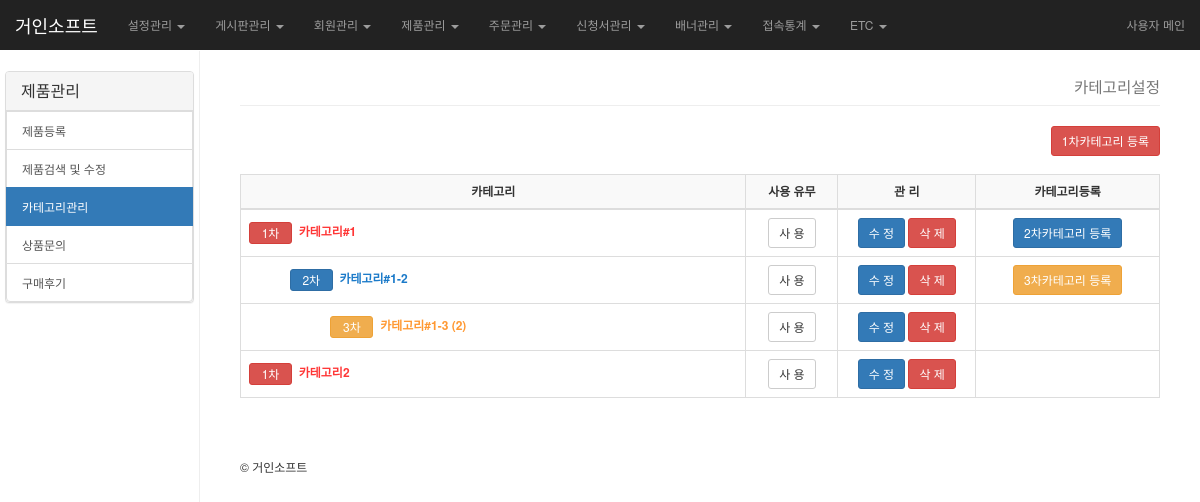
The page /gsadmin/category/category_list.php (signed in) on the database its author committed.
### tables this page shows
CREATE TABLE IF NOT EXISTS `cs_admin` (
  `idx` int(10) unsigned NOT NULL AUTO_INCREMENT,
  `admin_userid` varchar(30) NOT NULL DEFAULT '',
  `admin_passwd` varchar(30) NOT NULL DEFAULT '',
  `shop_email` varchar(200) NOT NULL DEFAULT '',
  `shop_name` varchar(100) NOT NULL DEFAULT '',
  `shop_domain` varchar(200) NOT NULL DEFAULT '',
  `shop_ceo` varchar(30) NOT NULL DEFAULT '',
  `shop_num` varchar(30) NOT NULL DEFAULT '',
  `shop_tel` varchar(30) NOT NULL,
  `shop_tel2` varchar(30) NOT NULL DEFAULT '',
  `shop_fax` varchar(30) NOT NULL DEFAULT '',
  `shop_phone` varchar(30) NOT NULL DEFAULT '',
  `shop_address` varchar(200) NOT NULL DEFAULT '',
  `shop_license` varchar(100) NOT NULL,
  `pg_company` varchar(30) NOT NULL DEFAULT '',
  `pg_id` varchar(30) NOT NULL DEFAULT '',
  `bank_0_1` varchar(20) NOT NULL DEFAULT '',
  `bank_0_2` varchar(20) NOT NULL DEFAULT '',
  `bank_0_3` varchar(20) NOT NULL DEFAULT '',
  `bank_1_1` varchar(20) NOT NULL DEFAULT '',
  `bank_1_2` varchar(20) NOT NULL DEFAULT '',
  `bank_1_3` varchar(20) NOT NULL DEFAULT '',
  `bank_2_1` varchar(20) NOT NULL DEFAULT '',
  `bank_2_2` varchar(20) NOT NULL DEFAULT '',
  `bank_2_3` varchar(20) NOT NULL DEFAULT '',
  `bank_3_1` varchar(20) NOT NULL DEFAULT '',
  `bank_3_2` varchar(20) NOT NULL DEFAULT '',
  `bank_3_3` varchar(20) NOT NULL DEFAULT '',
  `bank_4_1` varchar(20) NOT NULL DEFAULT '',
  `bank_4_2` varchar(20) NOT NULL DEFAULT '',
  `bank_4_3` varchar(20) NOT NULL DEFAULT '',
  `bank_5_1` varchar(20) NOT NULL DEFAULT '',
  `bank_5_2` varchar(20) NOT NULL DEFAULT '',
  `bank_5_3` varchar(20) NOT NULL DEFAULT '',
  `bank_6_1` varchar(20) NOT NULL DEFAULT '',
  `bank_6_2` varchar(20) NOT NULL DEFAULT '',
  `bank_6_3` varchar(20) NOT NULL DEFAULT '',
  `bank_7_1` varchar(20) NOT NULL DEFAULT '',
  `bank_7_2` varchar(20) NOT NULL DEFAULT '',
  `bank_7_3` varchar(20) NOT NULL DEFAULT '',
  `bank_8_1` varchar(20) NOT NULL DEFAULT '',
  `bank_8_2` varchar(20) NOT NULL DEFAULT '',
  `bank_8_3` varchar(20) NOT NULL DEFAULT '',
  `bank_9_1` varchar(20) NOT NULL DEFAULT '',
  `bank_9_2` varchar(20) NOT NULL DEFAULT '',
  `bank_9_3` varchar(20) NOT NULL DEFAULT '',
  `express_check` tinyint(3) unsigned NOT NULL DEFAULT '0',
  `express_money` int(11) unsigned NOT NULL DEFAULT '0',
  `express_box_money` int(11) unsigned NOT NULL DEFAULT '0',
  `express_free` int(11) unsigned NOT NULL DEFAULT '0',
  `point_basic` float NOT NULL DEFAULT '0',
  `point_register` int(11) unsigned NOT NULL DEFAULT '0',
  `point_use` int(11) unsigned NOT NULL DEFAULT '0',
  `member_check` tinyint(3) unsigned NOT NULL DEFAULT '0',
  `member_invite` int(11) unsigned NOT NULL DEFAULT '0',
  `member_register` int(11) unsigned NOT NULL DEFAULT '0',
  PRIMARY KEY (`idx`)
);

CREATE TABLE IF NOT EXISTS `cs_part` (
  `idx` int(10) unsigned NOT NULL AUTO_INCREMENT,
  `part_name` varchar(100) NOT NULL DEFAULT '',
  `part1_code` varchar(20) NOT NULL DEFAULT '',
  `part2_code` varchar(20) NOT NULL DEFAULT '',
  `part3_code` varchar(20) NOT NULL DEFAULT '',
  `part_index` tinyint(3) unsigned NOT NULL DEFAULT '0',
  `part_ranking` int(10) unsigned NOT NULL DEFAULT '0',
  `part_display_check` tinyint(3) unsigned NOT NULL DEFAULT '0',
  `part_low_check` tinyint(3) NOT NULL,
  `bbs_file` varchar(100) NOT NULL,
  `sbbs_file` varchar(100) NOT NULL,
  `content` longtext NOT NULL,
  PRIMARY KEY (`idx`)
);

### config.php (called while the page is built, shortened)
<?
$DB_HOST="localhost";
$DB_USER="giant_makehome2";
$DB_PWD="epah8721";
$DB_NAME="giant_makehome2";
?>

### lib/basic_class.php (called while the page is built, shortened)
<?
class dbConnect {
	var $db_host, $db_name, $db_user, $db_pwd, $db_conn;
	function dbConnect ( $db_host, $db_name, $db_user, $db_pwd) {
		$this->db_host		= $db_host;
		$this->db_name		= $db_name;
		$this->db_user		= $db_user;
		$this->db_pwd		= $db_pwd;
		$this->db_conn = @mysql_connect( $this->db_host, $this->db_user, $this->db_pwd) or die("데이타 베이스에 접속이 불가능합니다.");
	}
	function result ( $sql ) {
		$sql				= trim( $sql );
		$result			= @mysql_query( $sql, $this->db_conn ) or die($sql);
		return $result;
	}
	function select ( $table, $where, $field = "*" ) {
		$sql				= "Select $field from $table $where";
		$result			= $this->result( $sql );
		return $result;
	}
	function object ( $table, $where, $field = "*" ) {
		$sql				= "Select $field from $table $where";
		$result			= $this->result( $sql );
		$row			= @mysql_fetch_object($result);
		return $row;
	}
	function cnt ( $table, $where) {
		$sql				= "Select count(idx) from $table $where";
		$result			= $this->result( $sql );
		$row			=  @mysql_fetch_row($result);
		if( $row[0] ) { return $row[0]; } else { return 0;}
	}
}
?>

### common.php (called while the page is built, shortened)
<?
	@include($_SERVER['DOCUMENT_ROOT']."/config.php");
	@include($_SERVER['DOCUMENT_ROOT'].'/lib/basic_class.php');
	$db = new dbConnect($DB_HOST, $DB_NAME, $DB_USER, $DB_PWD);
?>

### gsadmin/category/category_list.php (the view, shortened to what this page needs)
<?
$mod	= "product";
$menu	= "category_list";
include("../header.php");
?>
	<div class="text-right">
		<h3 class="page-header">
			<small>카테고리설정</small>
		</h3>
	</div>
	<div class="text-right"><a href="./category_add.php?part_index=1" class="btn btn-danger btn-sm">1차카테고리 등록</a></div><br>
	<table class="table table-bordered" >
	<colgroup>
	<col width="*" title="카테고리" >
	<col width="10%" title="사용유무">
	<col width="15%" title="관리">
	<col width="20%" title="카테고리등록">
	</colgroup>
	<thead>
	<tr>
		<th>카테고리</th>
		<th>사용 유무</th>
		<th>관  리</th>
		<th>카테고리등록</th>
	</tr>
	</thead>
	<tbody>
	<?
	$part1_result = $db->select( "cs_part", "where part_index=1 order by part_ranking asc");
	while( $part1_row = @mysql_fetch_object($part1_result) ) {
		if( $part1_row->part_display_check )  {	$part1_display_check_images = "사 용"; } else { $part1_display_check_images = "미사용"; }
		if($part1_total_goods=$db->cnt("cs_goods", "where part_idx='$part1_row->idx'")) { $part1_total_goods="(".$part1_total_goods.")";} else { $part1_total_goods="";}
	?>
	<tr>
		<td><span class="btn btn-danger btn-xs btn-grad btn-rect">&nbsp;&nbsp;1차&nbsp;&nbsp;</span>&nbsp;&nbsp;<b><font color="#FF3636"><?=$part1_row->part_name;?> <?=$part1_total_goods;?></font></b></td>
		<td class="text-center"><span class="btn btn-default btn-sm"><?echo $part1_display_check_images?></span></td>
		<td class="text-center">
			<a href="javascript:partEdit( 1, '<?=$part1_row->idx;?>' );" class="btn btn-primary btn-sm">수 정</a>
			<a href="javascript:partDel( 1,'<?=$part1_row->idx;?>' );" class="btn btn-danger btn-sm">삭 제</a>
		</td>
		<td class="text-center">
			<?if($part1_row->part_low_check){?>
				<a href="javascript:partReg2('<?=$part1_row->idx;?>');" class="btn btn-primary btn-sm">2차카테고리 등록</a>
			<?}?>
		</td>
	</tr>
	<?
	$part2_result = $db->select( "cs_part", "where part_index=2 and part1_code='$part1_row->part1_code' order by part_ranking asc");
	while( $part2_row = @mysql_fetch_object($part2_result) ) {
		if( $part2_row->part_display_check )  {	$part2_display_check_images = "사 용"; } else { $part2_display_check_images = "미사용"; }
		if( $part2_total_goods=$db->cnt("cs_goods", "where part_idx='$part2_row->idx'")) { $part2_total_goods="(".$part2_total_goods.")";} else { $part2_total_goods="";}
	?>
	<tr>
		<td><span class="col-md-1"></span><span class="btn btn-primary btn-xs btn-grad btn-rect">&nbsp;&nbsp;2차&nbsp;&nbsp;</span>&nbsp;&nbsp;<b><font color="#1B7AC9"><?=$part2_row->part_name;?> <?= $part2_total_goods;?></font></b></td>
		<td class="text-center"><span class="btn btn-default btn-sm"><?echo $part2_display_check_images?></span></td>
		<td class="text-center">
			<a href="javascript:partEdit( 2, '<?=$part2_row->idx;?>' );" class="btn btn-primary btn-sm">수 정</a>
			<a href="javascript:partDel( 2,'<?=$part2_row->idx;?>' );" class="btn btn-danger btn-sm">삭 제</a>
		</td>
		<td class="text-center">
			<?if($part2_row->part_low_check){?>
				<a href="javascript:partReg3('<?=$part2_row->idx;?>');" class="btn btn-warning btn-sm">3차카테고리 등록</a>
			<?}?>
		</td>
	</tr>
	<?
	$part3_result = $db->select( "cs_part", "where part_index=3 and part2_code='$part2_row->part2_code' and part1_code='$part2_row->part1_code'  order by part_ranking asc");
	while( $part3_row = @mysql_fetch_object($part3_result) ) {
		if( $part3_row->part_display_check )  {	$part3_display_check_images = "사 용"; } else { $part3_display_check_images = "미사용"; }
		if( $part3_total_goods=$db->cnt("cs_goods", "where part_idx='$part3_row->idx'")) { $part3_total_goods="(".$part3_total_goods.")";} else { $part3_total_goods="";}
	?>
	<tr>
		<td><span class="col-md-2"></span><span class="btn btn-warning btn-xs btn-grad btn-rect">&nbsp;&nbsp;3차&nbsp;&nbsp;</span>&nbsp;&nbsp;<b><font color="#FF9933"><?=$part3_row->part_name;?> <?= $part3_total_goods;?></font></b></td>
		<td class="text-center"><span class="btn btn-default btn-sm"><?echo $part3_display_check_images?></span></td>
		<td class="text-center">
			<a href="javascript:partEdit( 3, '<?=$part3_row->idx;?>' );" class="btn btn-primary btn-sm">수 정</a>
			<a href="javascript:partDel( 3,'<?=$part3_row->idx;?>' );" class="btn btn-danger btn-sm">삭 제</a>
		</td>
		<td></td>
	</tr>
	<?
			}
		}
	}
	?>
	</tbody>
	</table>
<? include('../footer.php');?>

### gsadmin/header.php (shortened to what this page needs)
<?
include $_SERVER['DOCUMENT_ROOT']."/common.php";
$site_url		= "http://" . $_SERVER['HTTP_HOST'];
$admin_stat = $db->object("cs_admin","");
?>
<!DOCTYPE html>
<html lang="en">
  <head>
    <link href="<?=$site_url?>/gsadmin/css/bootstrap.min.css" rel="stylesheet">
    <link href="<?=$site_url?>/gsadmin/css/skin/dashboard.css" rel="stylesheet">
	<link rel="stylesheet" type="text/css" media="screen" href="<?=$site_url?>/gsadmin/calendar/css/bootstrap-datetimepicker.min.css" />
  </head>
  <body>
<nav class="navbar navbar-inverse navbar-fixed-top" role="navigation">
      <div class="container-fluid">
        <div class="navbar-header">
          <a class="navbar-brand" href="#"><font color=white><?=$admin_stat->shop_name;?></font></a>
        </div>
        <div id="navbar" class="navbar-collapse collapse">
          <ul class="nav navbar-nav navbar-right">
            <li><a href="/" class="navbar-link" target="_blank">사용자 메인</a></li>
          </ul>
          <ul class="nav navbar-nav navbar-left">
			<li class="dropdown">
				<a href="#" class="dropdown-toggle" data-toggle="dropdown" role="button" aria-expanded="false">설정관리 <span class="caret"></span></a>
			</li>
			<li class="dropdown">
				<a href="#" class="dropdown-toggle" data-toggle="dropdown" role="button" aria-expanded="false">게시판관리 <span class="caret"></span></a>
			</li>
			<li class="dropdown">
				<a href="#" class="dropdown-toggle" data-toggle="dropdown" role="button" aria-expanded="false">회원관리 <span class="caret"></span></a>
			</li>
			<li class="dropdown">
				<a href="#" class="dropdown-toggle" data-toggle="dropdown" role="button" aria-expanded="false">제품관리 <span class="caret"></span></a>
			</li>
			<li class="dropdown">
				<a href="#" class="dropdown-toggle" data-toggle="dropdown" role="button" aria-expanded="false">주문관리 <span class="caret"></span></a>
			</li>
			<li class="dropdown">
				<a href="#" class="dropdown-toggle" data-toggle="dropdown" role="button" aria-expanded="false">신청서관리 <span class="caret"></span></a>
			</li>
			<li class="dropdown">
				<a href="#" class="dropdown-toggle" data-toggle="dropdown" role="button" aria-expanded="false">배너관리 <span class="caret"></span></a>
			</li>
			<li class="dropdown">
				<a href="#" class="dropdown-toggle" data-toggle="dropdown" role="button" aria-expanded="false">접속통계 <span class="caret"></span></a>
			</li>
			 <li class="dropdown">
				<a href="#" class="dropdown-toggle" data-toggle="dropdown" role="button" aria-expanded="false">ETC <span class="caret"></span></a>
			 </li>
          </ul>
        </div>
      </div>
    </nav>
	<div class="col-sm-3 col-md-2 sidebar">
		<div class="row">
            <div class="panel panel-default">
				<?if( $mod == "product" ){?>
				<div class="panel-heading"><h3 class="panel-title">제품관리</h3></div>
					<a href="<?=$site_url?>/gsadmin/product/product_add.php" class="list-group-item <?if($menu=="product_add"){?>active<?}?>">제품등록</a>
					<a href="<?=$site_url?>/gsadmin/product/product_list.php" class="list-group-item <?if($menu=="product_list"){?>active<?}?>">제품검색 및 수정</a>
					<a href="<?=$site_url?>/gsadmin/category/category_list.php" class="list-group-item <?if($menu=="category_list"){?>active<?}?>">카테고리관리</a>
					<a href="<?=$site_url?>/gsadmin/product/product_qa.php" class="list-group-item <?if($menu=="product_qa"){?>active<?}?>">상품문의</a>
					<a href="<?=$site_url?>/gsadmin/product/product_review.php" class="list-group-item <?if($menu=="product_review"){?>active<?}?>">구매후기</a>
				<?}?>
		</div>
    </div>
 </div>
	<div class="col-sm-9 col-sm-offset-3 col-md-10 col-md-offset-2 main" >

### gsadmin/footer.php
		</div>
		<div class="col-sm-9 col-sm-offset-3 col-md-10 col-md-offset-2 main" >
			  <footer>
				<p>&copy; <?=$admin_stat->shop_name;?></p>
			  </footer>
		</div >
  </body>
</html>

### gsadmin/css/skin/dashboard.css (style rules this page uses)
body { padding-top: 50px; }
.navbar-fixed-top { border: 0; }
.sidebar { display: none; }
@media (min-width: 768px) { .sidebar { position: fixed; top: 51px; bottom: 0; left: 0; z-index: 1000; display: block; padding: 20px; overflow-x: hidden; overflow-y: auto; background-color: #fff; border-right: 1px solid #eee; } }
.main { padding: 20px; }
@media (min-width: 768px) { .main { padding-right: 40px; padding-left: 40px; } }
.main .page-header { margin-top: 0; }

### rows shown on the page
cs_admin: shop_name "거인소프트"
cs_part: part_name "카테고리#1", part_display_check "사 용"
cs_part: part_name "카테고리#1-2", part_display_check "사 용"
cs_part: part_name "카테고리#1-3", part3_total_goods "(2)", part_display_check "사 용"
cs_part: part_name "카테고리2", part_display_check "사 용"
